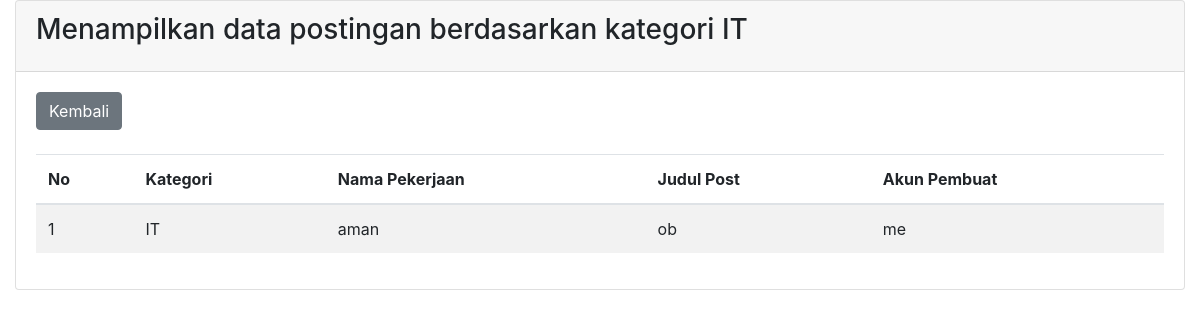
/app/menu/list-kategori.php?kategori=IT, run on the app's committed database.
### tables this page shows
CREATE TABLE `detail_post` (
  `id_post` int(20) NOT NULL,
  `nama` varchar(30) NOT NULL,
  `judul_post` varchar(20) NOT NULL,
  `deskripsi_post` text NOT NULL,
  `link_lamar` varchar(200) NOT NULL,
  `foto` varchar(255) DEFAULT NULL,
  `id_akun` int(20) NOT NULL,
  `id_kategori` int(20) NOT NULL
);

CREATE TABLE `kategori` (
  `id_kategori` int(20) NOT NULL,
  `kategori` varchar(20) NOT NULL
);

CREATE TABLE `akun` (
  `id_akun` int(20) NOT NULL,
  `username` varchar(10) NOT NULL,
  `password` text NOT NULL,
  `email` varchar(25) NOT NULL,
  `no_hp` varchar(14) NOT NULL,
  `level` enum('admin','user') NOT NULL
);

### app/menu/list-kategori.php (the view, shortened to what this page needs)
<!DOCTYPE html>
<html lang="en">
<head>
    <link rel="stylesheet" href="https://maxcdn.bootstrapcdn.com/bootstrap/4.0.0/css/bootstrap.min.css">
</head>
<body>
    <section class="content">
        <div class="container-fluid">
            <div class="row">
                <div class="col-12">
                    <div class="card">
                        <div class="card-header">
                            <h3 class="card-title">Menampilkan data postingan berdasarkan kategori <?php echo $_GET['kategori'] ?></h3>
                        </div>
                        <div class="card-body">
                            <a href="#" onclick="history.back()" class="btn btn-secondary">Kembali</a>
                            <br><br>
                            <?php
                        include('config.php');
                        $no = 0;
                           $query = mysqli_query($koneksi, "SELECT detail_post.*, kategori.kategori, akun.username
                               FROM detail_post
                               INNER JOIN kategori ON detail_post.id_kategori = kategori.id_kategori
                               INNER JOIN akun ON detail_post.id_akun = akun.id_akun
                               WHERE kategori= '" . $_GET['kategori'] . "'");
                           $rowCount = mysqli_num_rows($query);
                           if ($rowCount > 0) {
                               ?>
                               <table id="random" class="table table-striped">
                                   <thead>
                                       <tr>
                                           <th>No</th>
                                           <th>Kategori</th>
                                           <th>Nama Pekerjaan</th>
                                           <th>Judul Post</th>
                                           <th>Akun Pembuat</th>
                                       </tr>
                                   </thead>
                                   <tbody>
                                       <?php
                                       while ($posting = mysqli_fetch_array($query)) {
                                           $no++;
                                       ?>
                                           <tr>
                                               <td><?php echo $no; ?></td>
                                               <td><?php echo $posting['kategori']; ?></td>
                                               <td><?php echo $posting['nama']; ?></td>
                                               <td><?php echo $posting['judul_post']; ?></td>
                                               <td><?php echo $posting['username']; ?></td>
                                           </tr>
                                       <?php
                                       }
                                       ?>
                                   </tbody>
                               </table>
                           <?php
                           } else {
                               echo "<p>Belum ada data.</p>";
                           }
                           ?>
                        </div>
                    </div>
                </div>
            </div>
        </div>
    </section>
</body>
</html>

### data on the page
detail_post: id_kategori.kategori "IT", nama "aman", judul_post "ob", id_akun.username "me"

### other printed values
$_GET['kategori'] "IT"
